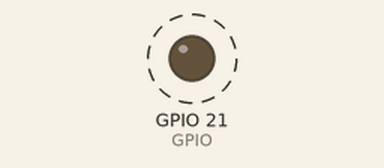
Simulated run of this program. Board: Raspberry Pi (BCM pin numbers). Shown: output pins drawn as LEDs (lit = HIGH). Dashed ring = blinking. What the program prints to the terminal is not drawn. At 10.0 s the program stops and its outputs stay as they are.

Above: at 0.2 s.
Timing chart, 0 to 3.0 s (numbered marks = the images above):
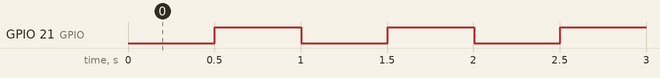

Measured:
- by itself, GPIO 21 (GPIO): alternates HIGH for 0.50 s and LOW for 0.50 s, 19 changes in all, then stays HIGH

The program:

flashing_light.py
```python
#!/usr/bin/env python3
# -*- coding: utf-8 -*-
"""
Created on Mon Dec 11 12:40:47 2017

@author: james
"""

import sys
import time
import pigpio

GPIO=21
delay_time=0.5
repeat_number=10

pi = pigpio.pi("100.100.100.5")

pi.set_mode(GPIO, pigpio.OUTPUT)


for count in range(repeat_number):
    print(count)
    pi.write(GPIO,0)
    time.sleep(delay_time)
    pi.write(GPIO,1)
    time.sleep(delay_time)
```
